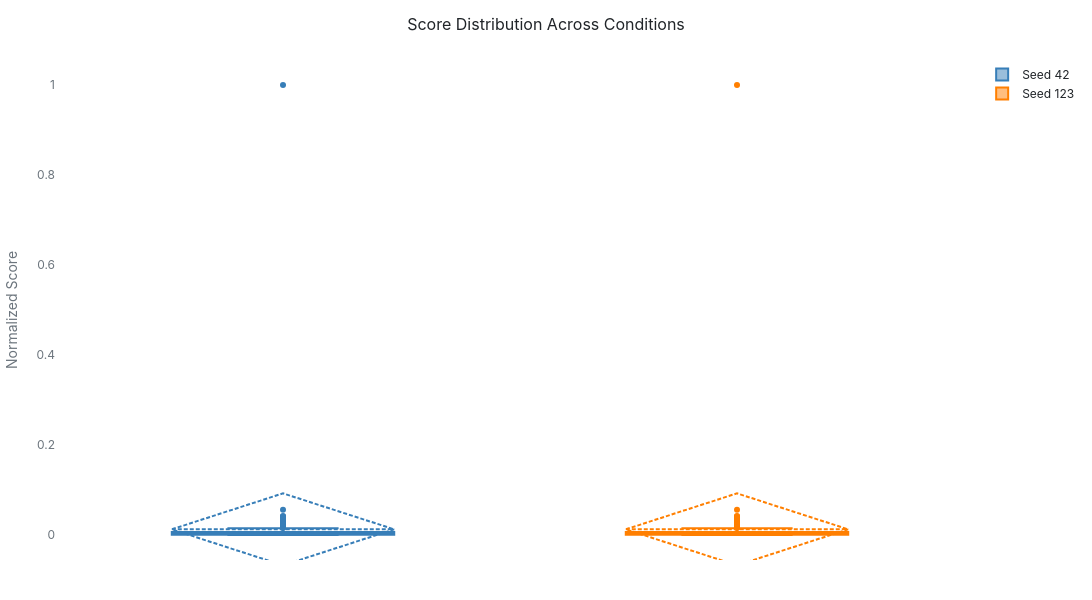

Notebook code cell kept with this figure:
### Code cell
# Score distribution boxplot
fig = dashboard.plot_distribution_comparison()
fig.show()

### Figure 1 — Plotly figure (JSON) as saved in the notebook; plotly's stock layout.template omitted (floating-point values rounded to 4 significant figures; data arrays with more than 128 entries replaced by an {"elided": "..."} marker saying what was removed)
{"data": [{"boxmean": "sd", "hovertemplate": "Score: %{y:.3f}<extra></extra>", "name": "Seed 42", "type": "box", "y": {"elided": "156 float values"}}, {"boxmean": "sd", "hovertemplate": "Score: %{y:.3f}<extra></extra>", "name": "Seed 123", "type": "box", "y": {"elided": "156 float values"}}], "layout": {"font": {"color": "#212529", "family": "Inter, -apple-system, BlinkMacSystemFont, 'Segoe UI', Roboto, Helvetica, Arial, sans-serif", "size": 12}, "height": 600, "hoverlabel": {"bgcolor": "#F8F9FA", "bordercolor": "#E9ECEF", "font": {"color": "#212529", "family": "Inter, -apple-system, BlinkMacSystemFont, 'Segoe UI', Roboto, Helvetica, Arial, sans-serif", "size": 12}}, "hovermode": "closest", "margin": {"b": 40, "l": 20, "r": 20, "t": 60}, "paper_bgcolor": "#FFFFFF", "plot_bgcolor": "#FFFFFF", "showlegend": true, "title": {"font": {"color": "#212529", "family": "Inter, -apple-system, BlinkMacSystemFont, 'Segoe UI', Roboto, Helvetica, Arial, sans-serif", "size": 16}, "text": "Score Distribution Across Conditions", "x": 0.5, "xanchor": "center"}, "width": 1200, "xaxis": {"color": "#6C757D", "showgrid": false, "showticklabels": false, "zeroline": false}, "yaxis": {"color": "#6C757D", "showgrid": false, "title": {"text": "Normalized Score"}, "zeroline": false}}}
